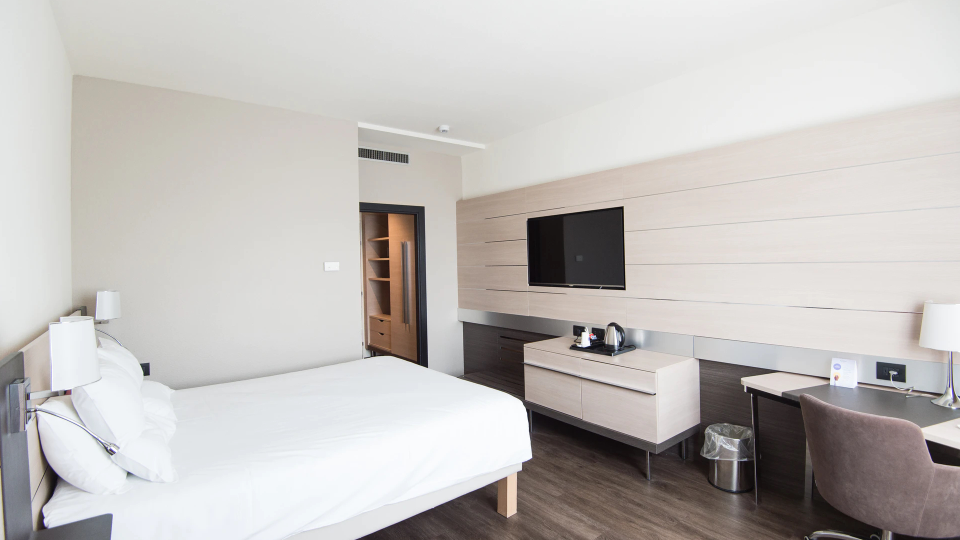
#> input picture hotel_room.jpg, 1920 x 1080 px (shown at 1/2 size)
$ python 'Project 121.py'
#> lines starting #> are read from the running program, lines starting #| are printed output that depends on the picture; after the words box and inside, x2 and y2 are one past the last pixel; in counts of white or black regions, pixels touching at a corner belong together
import cv2
import numpy as np

cap = cv2.VideoCapture(0)
fourcc = cv2.VideoWriter_fourcc(*'XVID')
output_file = cv2.VideoWriter('output.avi', fourcc, 20.0, (640, 480))
image = cv2.imread("hotel_room.jpg")
#> image is the input picture: shape (1080, 1920, 3); mean B, G, R 188, 190.5, 194

while (cap.isOpened()):
  ret, img = cap.read()
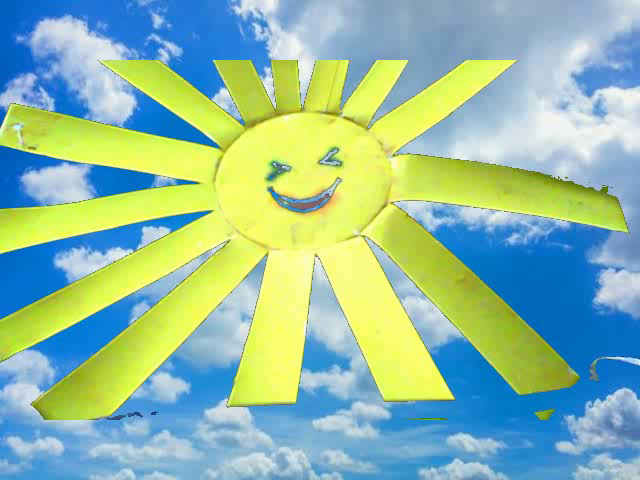
#> input picture frame 0 of Output.avi, 640 x 480 px, given in place of the camera
#> img is the input picture: shape (480, 640, 3); mean B, G, R 163.4, 188.3, 146.5

  img = cv2.resize(img, (640, 480))
  image = cv2.resize(image, (640, 480))
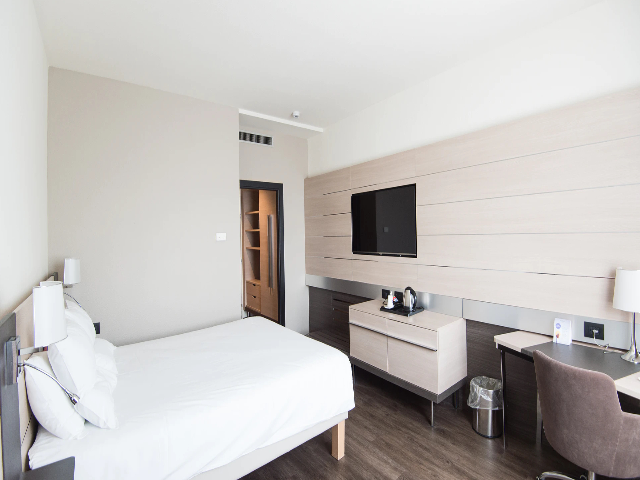
#> image: shape (480, 640, 3); mean B, G, R 188, 190.5, 194

  if not ret:
    break

  img = np.flip(img, axis=1)
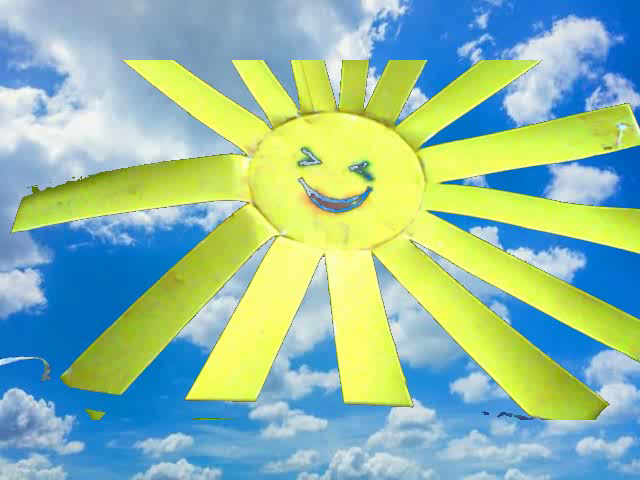
#> img: shape (480, 640, 3); mean B, G, R 163.4, 188.3, 146.5

  upper_black = np.array([110, 110, 110], np.uint8)
  lower_black = np.array([0, 0, 0], np.uint8)

  mask = cv2.inRange(img, lower_black, upper_black)
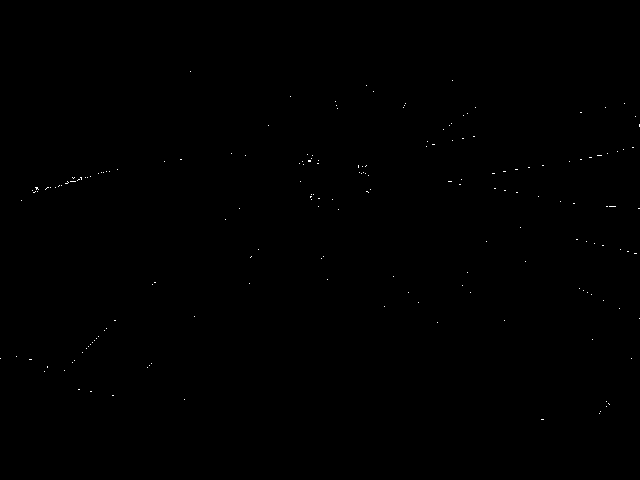
#> mask: shape (480, 640); 0.09% white in thin lines or dots, all inside (x1, y1, x2, y2) = (0, 71, 640, 420)
  res = cv2.bitwise_and(img, img, mask = mask)

  final = img - res
  final = np.where(final == 0, image, final)
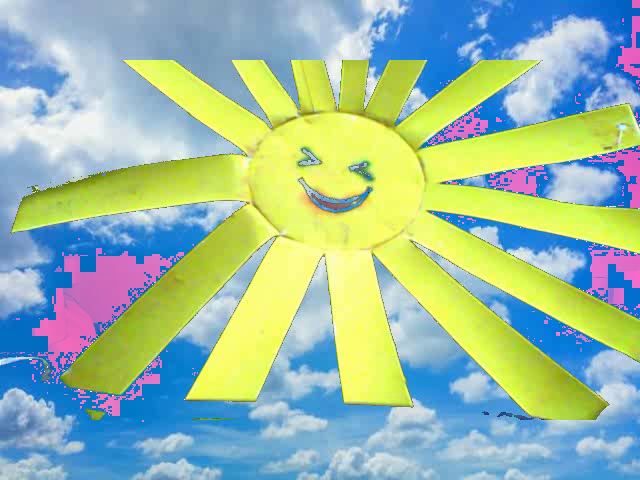
#> final: shape (480, 640, 3); mean B, G, R 163.6, 188.4, 156.3

  output_file.write(final)
  cv2.imshow("Output", final)

  if cv2.waitKey(1) & 0xFF == ord('q'):
#> (key q is pressed here)
    break

cap.release()
cv2.destroyAllWindows()
